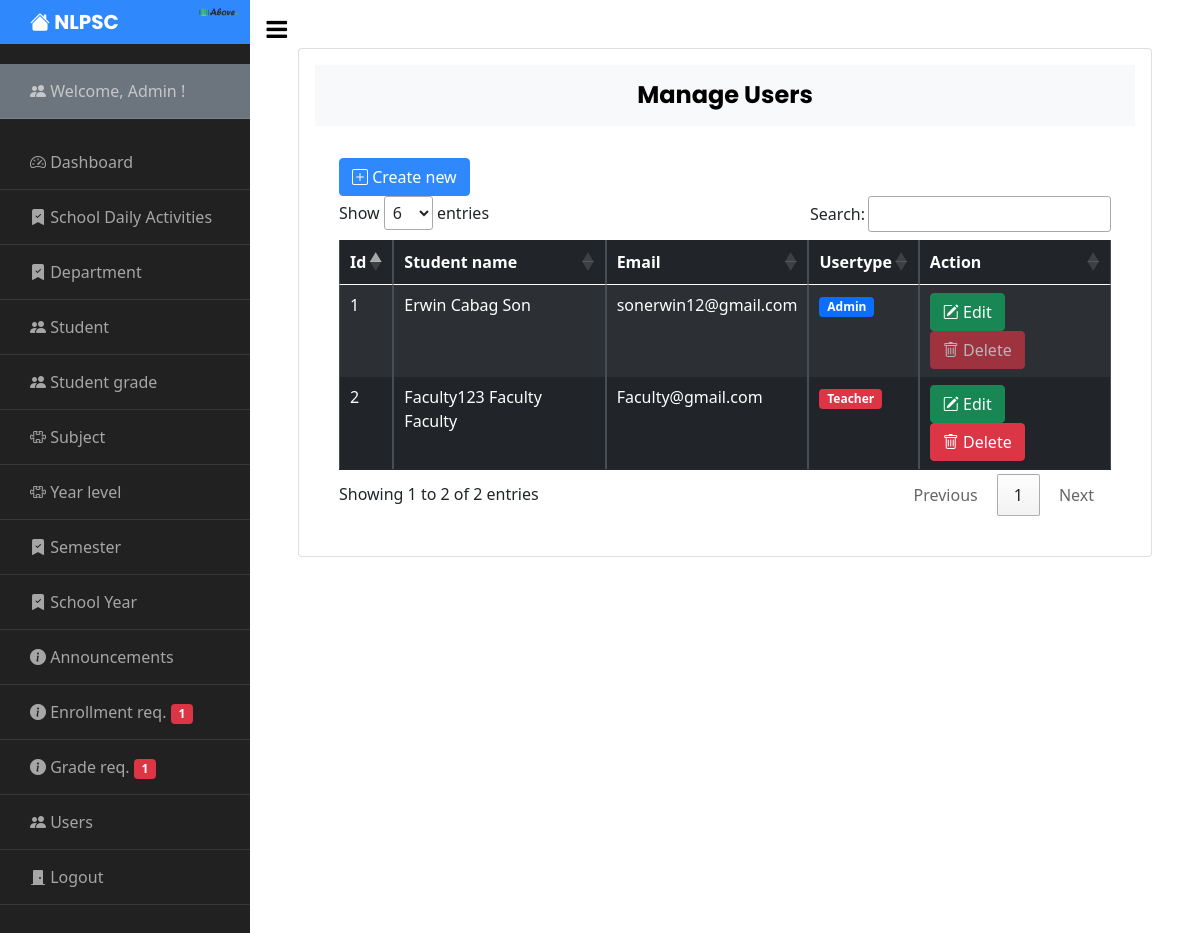
Screenshot of /admin/manage_user.php (signed in) with the database file from the repository.
### tables this page shows
CREATE TABLE `user` (
  `Id` int(11) NOT NULL,
  `firstname` varchar(255) NOT NULL,
  `middlename` varchar(255) NOT NULL,
  `lastname` varchar(255) NOT NULL,
  `dob` varchar(255) NOT NULL,
  `age` int(11) NOT NULL,
  `email` varchar(255) NOT NULL,
  `contact` varchar(255) NOT NULL,
  `address` varchar(255) NOT NULL,
  `username` varchar(255) NOT NULL,
  `password` varchar(255) NOT NULL,
  `usertype` varchar(255) NOT NULL DEFAULT 'Teacher',
  `image` varchar(255) NOT NULL
);

### admin/manage_user.php (the view, shortened to what this page needs)
<?php include 'sidebar.php'; ?>
     <div id="content" class="p-4 p-md-5 pt-5">
       <div class="card p-3">
         <h4 class="bg-light p-3" align="center"><strong>Manage Users</strong></h4>
   <div class="table-responsive p-4">
     <a href="manage_user_create.php" class="btn btn-primary"><i class="bi bi-plus-square"></i> Create new</a>
     <table class="table table-bordered table-dark table-striped table-hover table-responsive-sm table-responsive-md table-responsive-lg table-responsive-xl table-responsive-xxl" id="example">
       <thead>
         <tr>
           <th>Id</th>
           <th>Student name</th>
           <th>Email</th>
           <th>Usertype</th>
           <th>Action</th>
         </tr>
       </thead>
       <tbody>
         <?php
           $i = 1;
           $query ="SELECT * FROM user";
           $sql = mysqli_query($conn,$query);
           while($row = mysqli_fetch_array($sql)) {
         ?>
         <tr>
             <td><?php echo $i++; ?></td>
             <td><?php echo $row["firstname"]; echo " "; echo $row["middlename"]; echo " "; echo $row["lastname"];?></td>
             <td><?php echo $row["email"];?></td>
             <td>
               <?php if($row['usertype'] == 'Admin'): ?>
               <span class="badge btn-primary"><?php echo $row["usertype"];?></span>
               <?php else: ?>
               <span class="badge btn-danger"><?php echo $row["usertype"];?></span>
               <?php endif; ?>
             </td>
             <td>
                 <a href="manage_user_update.php?id=<?php echo $row['Id']; ?>" class="btn btn-success"><i class="bi bi-pencil-square"></i> Edit</a>
                 <?php if($row['usertype'] == 'Admin'): ?>
                 <button class="btn btn-danger" data-bs-toggle="modal" type="button" data-bs-target="#deletestudent_modal<?php echo $row['Id']; ?>" disabled><i class="bi bi-trash"></i> Delete</button>
                 <?php else: ?>
                 <button class="btn btn-danger" data-bs-toggle="modal" type="button" data-bs-target="#deleteuser_modal<?php echo $row['Id']; ?>"><i class="bi bi-trash"></i> Delete</button>
                 <?php endif; ?>
             </td>
         </tr>
           <?php
               }
           ?>
       </tbody>
     </table>
   </div>
     </div>
   </div>

### admin/sidebar.php (shortened to what this page needs)
<?php
include '../config.php';
  if(isset($_SESSION['admin_username']) && isset($_SESSION['admin_id'])) {
    $id = $_SESSION['admin_id'];
    $admin = mysqli_query($conn, "SELECT * FROM user WHERE usertype='Admin' AND Id='$id'");
    while($row = mysqli_fetch_array($admin)) {
?>
<!doctype html>
<html lang="en">
  <head>
    <link href="https://cdn.jsdelivr.net/npm/bootstrap@5.0.2/dist/css/bootstrap.min.css" rel="stylesheet">
    <link rel="stylesheet" href="https://cdn.datatables.net/1.11.3/css/jquery.dataTables.min.css">
		<link href="https://cdn.jsdelivr.net/npm/bootstrap@5.0.2/dist/css/bootstrap.min.css" rel="stylesheet">
		<link rel="stylesheet" href="https://stackpath.bootstrapcdn.com/font-awesome/4.7.0/css/font-awesome.min.css">
    <link rel="stylesheet" href="https://cdn.jsdelivr.net/npm/bootstrap-icons@1.8.1/font/bootstrap-icons.css">
		<link rel="stylesheet" href="../css/style.css">
    <link rel="stylesheet" href="../css/bootstrap.min.css">
  </head>
  <body>
		<div class="wrapper d-flex align-items-stretch">
      <nav id="sidebar">
        <div class="custom-menu">
          <button type="button" id="sidebarCollapse" class="btn btn-primary">
            <i class="fa fa-bars"></i>
          </button>
        </div>
        <h1><a href="dashboard.php" class="logo"><i class="bi bi-house-fill"></i> NLPSC</a><img src="../images/logo.png" alt="" width="40" style="position: absolute; right: 12px; top: 7px;"></h1>
        <div class="bg-secondary">
              <ul class="list-unstyled components ">
                <li>
                  <a href="">
                    <i class="bi bi-people-fill"></i> Welcome, <?php echo $row['username']; ?> !
                  </a>
                </li>
              </ul>
        </div>
        <ul class="list-unstyled components mb-5">
          <li>
              <a href="dashboard.php"><i class="bi bi-speedometer2"></i> Dashboard</a>
          </li>
          <li>
            <a href="manage_daily_activities.php"><i class="bi bi-bookmark-check-fill"></i> School Daily Activities</a>
          </li>
          <li>
            <a href="manage_department.php"><i class="bi bi-bookmark-check-fill"></i> Department</a>
          </li>
          <li>
            <a href="manage_student.php"><i class="bi bi-people-fill"></i> Student</a>
          </li>
          <li>
            <a href="manage_grades.php"><i class="bi bi-people-fill"></i> Student grade</a>
          </li>
          <li>
            <a href="manage_subject.php"><i class="bi bi-puzzle"></i> Subject</a>
          </li>
          <li>
            <a href="manage_level.php"><i class="bi bi-puzzle"></i> Year level</a>
          </li>
          <li>
            <a href="manage_semester.php"><i class="bi bi-bookmark-check-fill"></i> Semester</a>
          </li>
          <li>
            <a href="manage_schoolyear.php"><i class="bi bi-bookmark-check-fill"></i> School Year</a>
          </li>
          <li>
            <a href="manage_announcement.php"><i class="bi bi-info-circle-fill"></i> Announcements</a>
          </li>
          <li>
             <?php
            $check = mysqli_query($conn, "SELECT enrollment_Id FROM enrollment");
            $count = mysqli_num_rows($check);
            ?>
            <a href="manage_enrollment.php"><i class="bi bi-info-circle-fill"></i> Enrollment req. <span class="badge bg-danger"><?php echo $count; ?></span></a>
          </li>
           <li>
             <?php
            $check2 = mysqli_query($conn, "SELECT request_grade_Id FROM request_grade");
            $count2 = mysqli_num_rows($check2);
            ?>
            <a href="manage_request_grades.php"><i class="bi bi-info-circle-fill"></i> Grade req. <span class="badge bg-danger"><?php echo $count2; ?></span></a>
          </li>
          <li>
            <a href="manage_user.php"><i class="bi bi-people-fill"></i> Users</a>
          </li>
          <li>
            <a href="../logout.php"><i class="bi bi-door-closed-fill"></i> Logout</a>
          </li>
        </ul>
      </nav>
       <?php } ?>
  </body>
</html>
<?php
    } else {
     header('Location: ../index.php');
    }
?>

### admin/sidebar.php (style rules this page uses)
ul li a, h1 a { text-decoration: none; }

### rows the page displays
user: username "Admin", count "1", count2 "1", firstname "Erwin", middlename "Cabag", lastname "Son", email "sonerwin12@gmail.com", usertype "Admin"
user: firstname "Faculty123", middlename "Faculty", lastname "Faculty", email "Faculty@gmail.com", usertype "Teacher"
